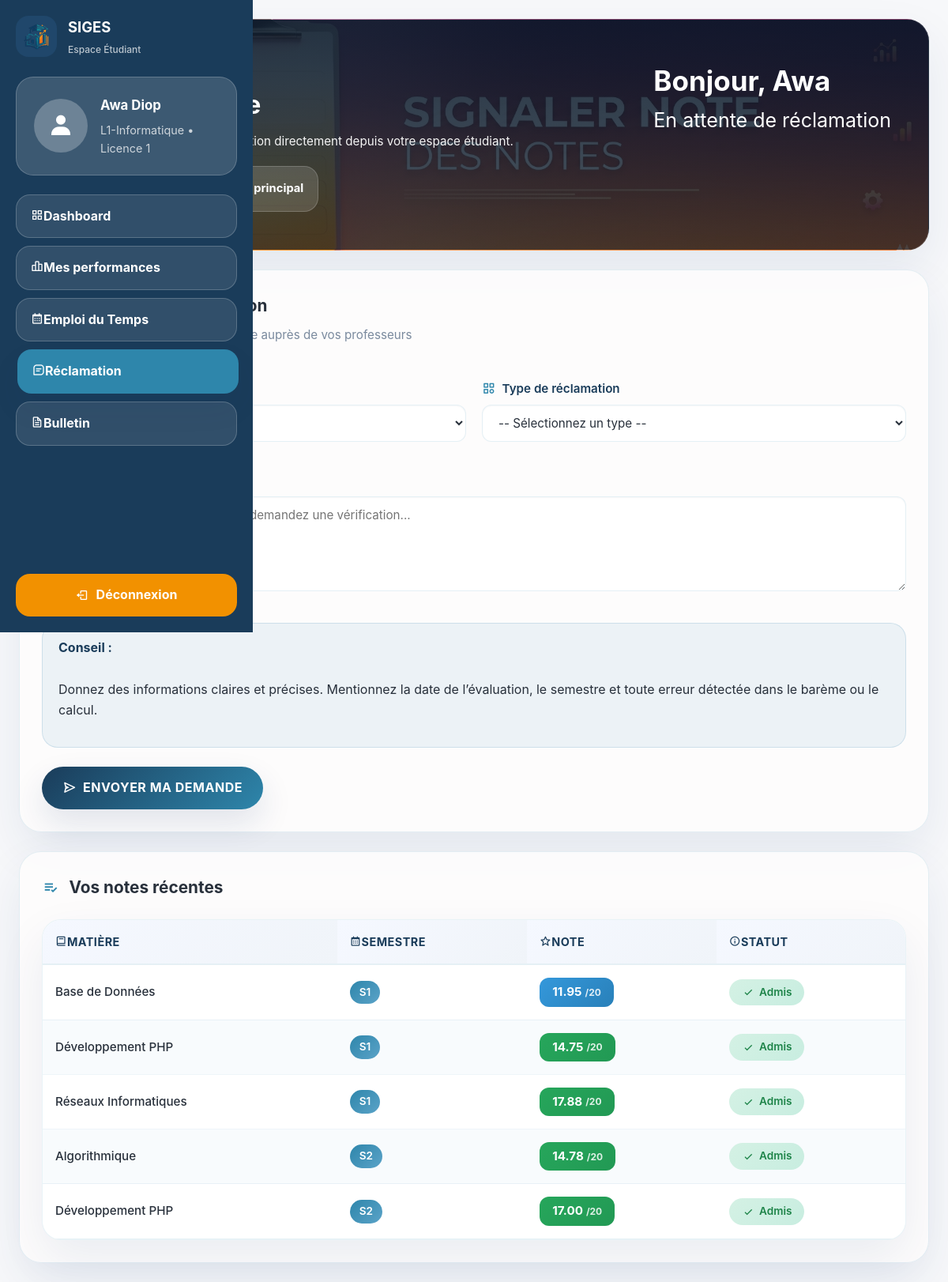
The app's page /views/etudiant/reclamation.php (signed in), older data.
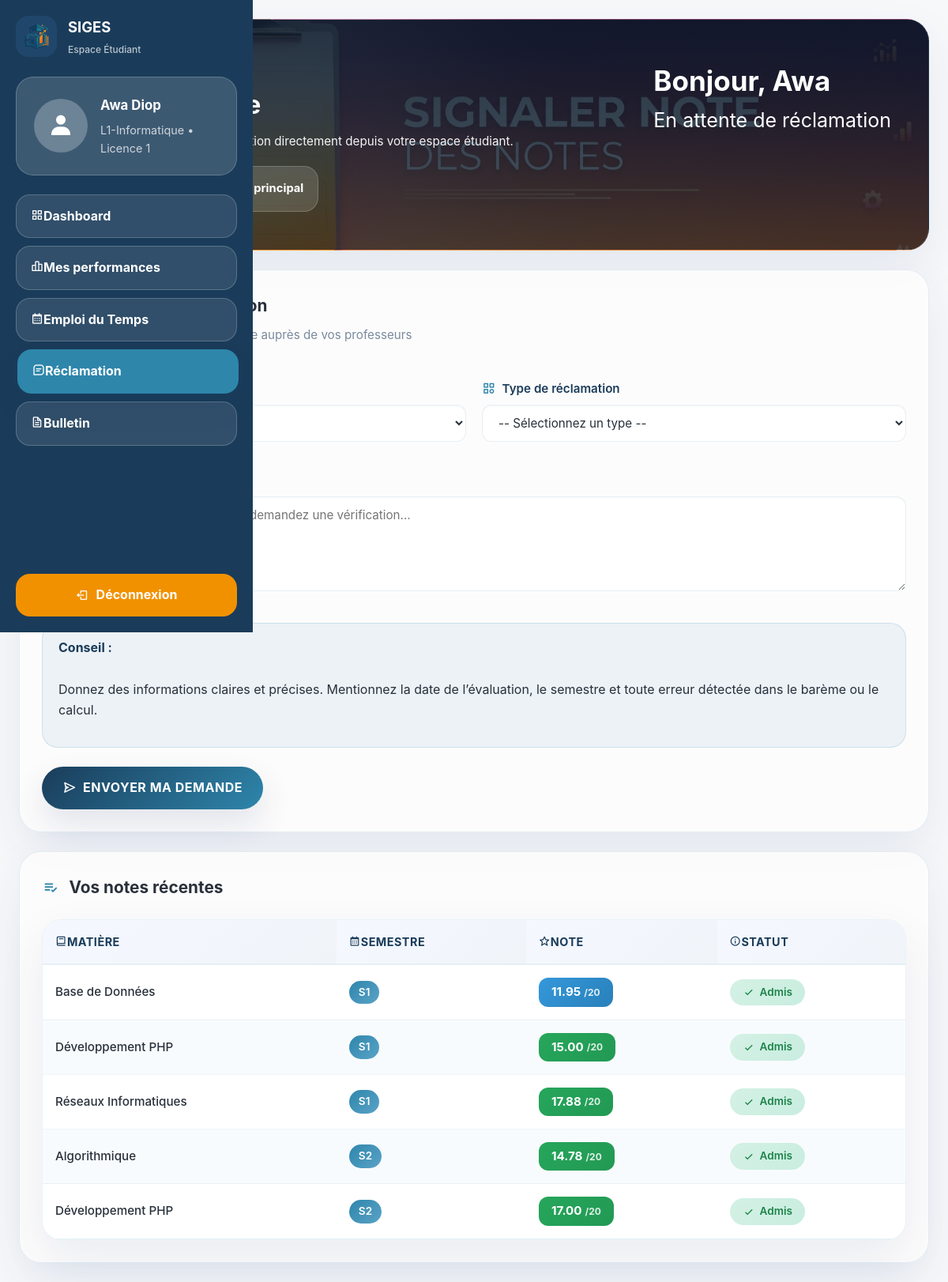
The same page, newer data.
### tables this page shows
CREATE TABLE `etudiant` (
  `id_Etudiant` int(11) NOT NULL,
  `nom` varchar(100) NOT NULL,
  `prenom` varchar(100) NOT NULL,
  `Id_Classe` int(11) DEFAULT NULL,
  `login` varchar(50) DEFAULT NULL
);

CREATE TABLE `classe` (
  `Id_Classe` int(11) NOT NULL,
  `libelle` varchar(50) NOT NULL,
  `niveau` varchar(50) NOT NULL
);

CREATE TABLE `effectue` (
  `id_Etudiant` int(11) NOT NULL,
  `Id_Evaluation` int(11) NOT NULL,
  `note` decimal(5,2) DEFAULT NULL
);

CREATE TABLE `matiere` (
  `Id_Matiere` int(11) NOT NULL,
  `libelle` varchar(100) NOT NULL,
  `coefficient` int(11) NOT NULL
);

CREATE TABLE `evaluation` (
  `Id_Evaluation` int(11) NOT NULL,
  `date_eval` date NOT NULL,
  `semestre` int(11) NOT NULL,
  `Id_Matiere` int(11) NOT NULL,
  `Id_Professeur` int(11) NOT NULL
);

### models/Student.php (called while the page is built, shortened)
<?php
class Student {
    private $conn;
    private $table_name = "etudiant";
    public function __construct($db) {
        $this->conn = $db;
    }
    public function getProfileByLogin($login) {
        $query = "SELECT e.*, c.libelle as nom_classe, c.niveau
                  FROM " . $this->table_name . " e
                  JOIN classe c ON e.Id_Classe = c.Id_Classe
                  WHERE e.login = :login";
        $stmt = $this->conn->prepare($query);
        $stmt->bindParam(':login', $login);
        $stmt->execute();
        return $stmt->fetch(PDO::FETCH_ASSOC);
    }
}
?>

### models/Grade.php (called while the page is built, shortened)
<?php
class Grade {
    private $conn;
    public function __construct($db) {
        $this->conn = $db;
    }
    public function getStudentGrades($id_etudiant) {
        $query = "SELECT ev.Id_Evaluation, m.libelle as matiere, m.coefficient, eff.note, ev.semestre
                  FROM effectue eff
                  JOIN evaluation ev ON eff.Id_Evaluation = ev.Id_Evaluation
                  JOIN matiere m ON ev.Id_Matiere = m.Id_Matiere
                  WHERE eff.id_Etudiant = :id
                  ORDER BY ev.semestre ASC, m.libelle ASC";
        $stmt = $this->conn->prepare($query);
        $stmt->bindParam(':id', $id_etudiant);
        $stmt->execute();
        return $stmt->fetchAll(PDO::FETCH_ASSOC);
    }
}
?>

### views/etudiant/reclamation.php (the view, shortened to what this page needs)
<?php
require_once '../../models/Student.php';
require_once '../../models/Grade.php';
$database = new Database();
$db = $database->getConnection();
$studentModel = new Student($db);
$gradeModel = new Grade($db);
$profile = $studentModel->getProfileByLogin($_SESSION['user_login']);
$grades = $gradeModel->getStudentGrades($profile['id_Etudiant']);
?>
<!DOCTYPE html>
<html lang="fr">
<head>
    <link rel="stylesheet" href="https://cdn.jsdelivr.net/npm/boxicons@2.1.4/css/boxicons.min.css">
    <link rel="stylesheet" href="../../assets/css/style.css">
    <link rel="stylesheet" href="https://cdnjs.cloudflare.com/ajax/libs/font-awesome/6.5.0/css/all.min.css">
</head>
<body>
    <div class="student-shell">
        <aside class="student-sidebar">
            <div class="sidebar-brand">
                <img src="../../assets/img/logo_simple-SAP.png" alt="SIGES logo">
                <div class="brand-title">
                    <strong>SIGES</strong>
                    <span>Espace Étudiant</span>
                </div>
            </div>
            <div class="profile-box">
                <div class="profile-avatar"><i class='bx bxs-user'></i></div>
                <div class="profile-info">
                    <h2><?= htmlspecialchars($profile['prenom'] . ' ' . $profile['nom']) ?></h2>
                    <p><?= htmlspecialchars($profile['nom_classe']) ?> • <?= htmlspecialchars($profile['niveau']) ?></p>
                </div>
            </div>
            <nav class="sidebar-nav">
                <a href="dashboard.php"><i class='bx bx-grid-alt'></i>Dashboard</a>
                <a href="performances.php"><i class='bx bx-bar-chart-alt-2'></i>Mes performances</a>
                <a href="schedule.php"><i class='bx bx-calendar'></i>Emploi du Temps</a>
                <a href="reclamation.php" class="active"><i class='bx bx-message-square-detail'></i>Réclamation</a>
                <a href="bulletin.php"><i class='bx bx-file'></i>Bulletin</a>
            </nav>
            <a href="../../controllers/Logout.php" class="logout-btn"><i class='bx bx-log-out'></i>Déconnexion</a>
        </aside>
        <main class="student-main">
            <section class="page-header page-header-reclamation">
                <div>
                    <p class="eyebrow">Réclamation</p>
                    <h1>Signaler une note</h1>
                    <p>Soumettez une demande de vérification directement depuis votre espace étudiant.</p>
                    <div class="room-banner">
                        <span class="badge room-badge" style="color: #F29100; background: rgba(242, 145, 0, 0.12);">Salle fixe</span>
                        <strong>Salle S-12 • Bâtiment principal</strong>
                    </div>
                </div>
                <div class="header-user-card">
                    <strong>Bonjour, <?= htmlspecialchars($profile['prenom']) ?></strong>
                    <span>En attente de réclamation</span>
                </div>
            </section>
            <section class="section-block form-card">
                <div class="section-title-row">
                    <div>
                        <h2><i class='bx bx-message-square-edit'></i>Envoyer une réclamation</h2>
                        <p style="margin: 8px 0 0; color: #7a8a9e; font-size: 0.95rem;">Demandez une vérification d'une note auprès de vos professeurs</p>
                    </div>
                </div>
                <?php if (count($grades) > 0): ?>
                    <form class="reclamation-form" action="../../controllers/GradeController.php" method="POST">
                        <div class="form-grid">
                            <div class="form-group">
                                <label for="evaluation"><i class='bx bx-book-open'></i>Matière / Évaluation</label>
                                <select id="evaluation" name="id_evaluation" required>
                                    <option value="">-- Sélectionnez une évaluation --</option>
                                </select>
                            </div>
                            <div class="form-group">
                                <label for="type"><i class='bx bx-category'></i>Type de réclamation</label>
                                <select id="type" name="type_reclamation" required>
                                    <option value="">-- Sélectionnez un type --</option>
                                </select>
                            </div>
                            <div class="form-group form-full">
                                <label for="motif"><i class='bx bx-notepad'></i>Motif de la réclamation</label>
                                <textarea id="motif" name="motif" placeholder="Expliquez en détail pourquoi vous demandez une vérification..." required></textarea>
                            </div>
                        </div>
                        <div class="form-hint">
                            <strong>Conseil :</strong>
                            <p>Donnez des informations claires et précises. Mentionnez la date de l’évaluation, le semestre et toute erreur détectée dans le barème ou le calcul.</p>
                        </div>
                        <button type="submit" class="button-success" style="font-weight: bold;"><i class='bx bx-send'></i>Envoyer ma demande</button>
                    </form>
                <?php endif; ?>
            </section>
            <section class="section-block">
                <div class="section-title-row">
                    <h2><i class='bx bx-list-check'></i>Vos notes récentes</h2>
                </div>
                <div class="table-card">
                    <table class="grades-table">
                        <thead>
                            <tr>
                                <th><i class='bx bx-book'></i>Matière</th>
                                <th><i class='bx bx-calendar'></i>Semestre</th>
                                <th><i class='bx bx-star'></i>Note</th>
                                <th><i class='bx bx-info-circle'></i>Statut</th>
                            </tr>
                        </thead>
                        <tbody>
                            <?php if (count($grades) > 0): ?>
                                <?php foreach ($grades as $grade): ?>
                                    <tr>
                                        <td class="subject-cell">
                                            <div class="subject-info"><?= htmlspecialchars($grade['matiere']) ?></div>
                                        </td>
                                        <td>
                                            <span class="semester-badge">S<?= $grade['semestre'] ?></span>
                                        </td>
                                        <td>
                                            <span class="note-badge note-<?= ($grade['note'] >= 12) ? 'excellent' : (($grade['note'] >= 10) ? 'good' : (($grade['note'] >= 8) ? 'medium' : 'low')) ?>">
                                                <?= $grade['note'] ?><span class="note-max">/20</span>
                                            </span>
                                        </td>
                                        <td>
                                            <?php if ($grade['note'] >= 10): ?>
                                                <span class="status-badge status-pass">
                                                    <i class='bx bx-check'></i>Admis
                                                </span>
                                            <?php else: ?>
                                                <span class="status-badge status-fail">
                                                    <i class='bx bx-x'></i>Ajourné
                                                </span>
                                            <?php endif; ?>
                                        </td>
                                    </tr>
                                <?php endforeach; ?>
                            <?php else: ?>
                                <tr>
                                    <td colspan="4" class="empty-cell"><i class='bx bx-inbox'></i>Aucune note enregistrée.</td>
                                </tr>
                            <?php endif; ?>
                        </tbody>
                    </table>
                </div>
            </section>
        </main>
    </div>
</body>
</html>

Row changes from the older to the newer data that the page shows:
changed effectue (number 2 of 5 on the later page): note "14.75" → "15.00"
